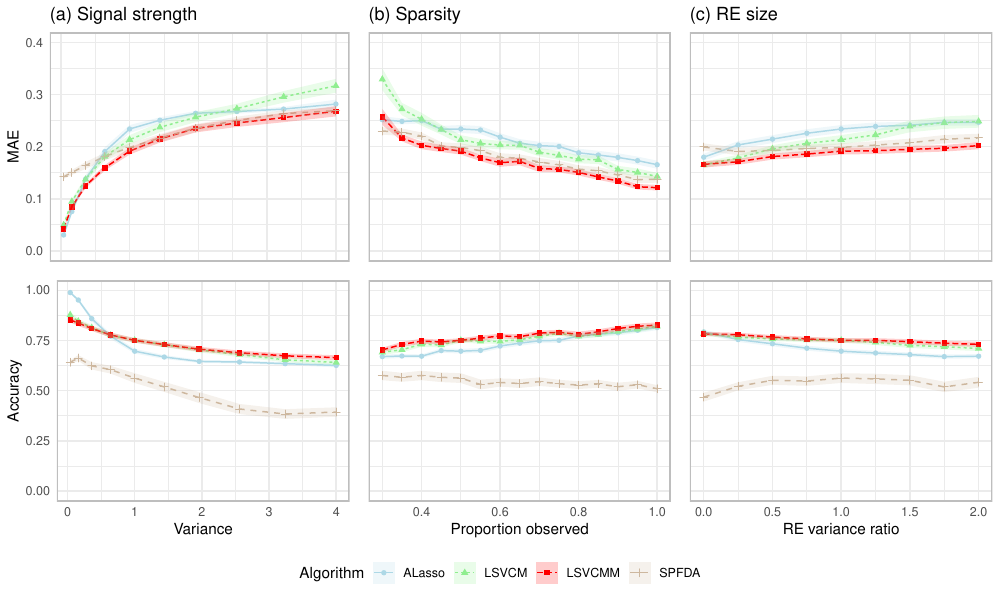

The script that saved this image:
library(ggplot2)
library(dplyr)
library(magrittr)

experiments = list(
  snr=list(
    dir="snr",
    name="(a) Signal strength",
    xvar="observation_variance",
    xname="Variance",
    col=1,
    transform="none",
    ref=1.
  ),
  sparse=list(
    dir="missing",
    name="(b) Sparsity",
    xvar="prop_observed",
    xname="Proportion observed",
    col=2,
    transform="none",
    ref=0.5
  ),
  # cov=list(
  #   dir="ar1",
  #   name="(c) Cov. misspecification",
  #   xvar="random_effect_ar1_correlation",
  #   xname="RE AR(1) correlation",
  #   col=3,
  #   transform="none",
  #   ref=1.
  # ),
  re=list(
    dir="re_ratio",
    name="(c) RE size",
    xvar="random_effect_variance_ratio",
    xname="RE variance ratio",
    col=3,
    transform="sqrt",
    ref=1.
  )
)

gs = list()
colors = c(
  "LSVCMM"="red",
  "ALasso"="lightblue",
  "LSVCM"="lightgreen",
  "SPFDA"="bisque3"
)

display_names = c(
  "LSVCMM"="LSVCMM",
  "LSVCMM.Cross-sectional"="ALasso",
  "LSVCMM.Independent"="LSVCM",
  "SPFDA"="SPFDA"
)

for(exp in experiments){
  estimates = read.csv(paste0("experiment_", exp$dir, "/results/estimates.csv"))
  estimation_errors = read.csv(paste0("experiment_", exp$dir, "/results/estimation_errors.csv"))
  classifications = read.csv(paste0("experiment_", exp$dir, "/results/classifications.csv"))
  parameters = read.csv(paste0("experiment_", exp$dir, "/results/parameters.csv"))

  # patch names
  parameters$algorithm = display_names[parameters$algorithm]

  estimates %<>% left_join(parameters, by="job.id")
  estimation_errors %<>% left_join(parameters, by="job.id")
  classifications %<>% left_join(parameters, by="job.id")

  gby1 = c("algorithm", "seed", exp$xvar)
  gby2 = c("algorithm", exp$xvar)

  # MAE
  df = estimation_errors %>%
    group_by(across(all_of(gby1))) %>%
    summarise(mae=mean(abs(group_difference))) %>%
    group_by(across(all_of(gby2))) %>%
    summarise(
      mean=mean(mae, na.rm=T), sd=sd(mae, na.rm=T), se=sd(mae, na.rm=T)/sqrt(n())
    )
  g = ggplot() +
    theme_minimal() +
    # geom_vline(xintercept=exp$ref, linetype="dashed", color="grey") +
    geom_line(
      data=df,
      mapping=aes(x=!!sym(exp$xvar), y=mean, color=algorithm, linetype=algorithm),
    ) +
    geom_point(
      data=df,
      mapping=aes(x=!!sym(exp$xvar), y=mean, color=algorithm, shape=algorithm),
    ) +
    geom_ribbon(
      data=df,
      mapping=aes(x=!!sym(exp$xvar), ymin=mean-se, ymax=mean+se, fill=algorithm),
      alpha=0.2
    ) +
    xlab(exp$xname) + ylab("MAE") +
    labs(color="Algorithm", linetype="Algorithm", shape="Algorithm", fill="Algorithm") +
    theme(
      legend.position="none",
      text=element_text(family="Helvetica"),
      axis.text.x=element_blank(),
      axis.ticks.x=element_blank(),
      axis.title.x=element_blank(),
      panel.border = element_rect(colour = "grey", fill=NA, size=1),
    ) +
    scale_fill_manual(values=colors, aesthetics=c("fill", "color")) +
    ggtitle(exp$name) +
    ylim(0, 0.4)
  if(exp$col>1) g = g + theme(
    axis.text.y=element_blank(),
    axis.ticks.y=element_blank(),
    axis.title.y=element_blank()
  )
  gs[[paste0(exp$dir, "mae")]] = g


  # Classification metrics

  dfall = classifications %>%
    group_by(across(all_of(gby1))) %>%
    summarise(
      tn=sum(group_difference=="TN"),
      fp=sum(group_difference=="FP"),
      fn=sum(group_difference=="FN"),
      tp=sum(group_difference=="TP")
    ) %>%
    mutate(
      ppv=(tp+fp)/(tp+tn+fp+fn),
      acc=(tp+tn)/(tp+tn+fp+fn),
      fdr=fp/pmax(tp+fp, 1),
      tpr=tp/pmax(tp+fn, 1),
    )

  # accuracy
  df = dfall %>%
    group_by(across(all_of(gby2))) %>%
    summarise(
      mean=mean(acc), sd=sd(acc), se=sd(acc)/sqrt(n())
    )
  g = ggplot() +
    theme_minimal() +
    # geom_vline(xintercept=exp$ref, linetype="dashed", color="grey") +
    geom_line(
      data=df,
      mapping=aes(x=!!sym(exp$xvar), y=mean, color=algorithm, linetype=algorithm),
    ) +
    geom_point(
      data=df,
      mapping=aes(x=!!sym(exp$xvar), y=mean, color=algorithm, shape=algorithm),
    ) +
    geom_ribbon(
      data=df,
      mapping=aes(x=!!sym(exp$xvar), ymin=mean-se, ymax=mean+se, fill=algorithm),
      alpha=0.2
    ) +
    xlab(exp$xname) + ylab("Accuracy") +
    scale_fill_manual(values=colors, aesthetics=c("fill", "color")) +
    theme(
      legend.position="none",
      text=element_text(family="Helvetica"),
      panel.border = element_rect(colour = "grey", fill=NA, size=1),
    ) +
    labs(color="Algorithm", linetype="Algorithm", shape="Algorithm", fill="Algorithm") +
    ylim(0., 1)
  if(exp$col>1) g = g + theme(
    axis.text.y=element_blank(),
    axis.ticks.y=element_blank(),
    axis.title.y=element_blank()
  )
  gs[[paste0(exp$dir, "acc")]] = g

}

gtmp = ggplot() +
  theme_minimal() +
  geom_line(
    data=df,
    mapping=aes(x=!!sym(exp$xvar), y=mean, color=algorithm, linetype=algorithm),
  ) +
  geom_point(
    data=df,
    mapping=aes(x=!!sym(exp$xvar), y=mean, color=algorithm, shape=algorithm),
  ) +
  geom_ribbon(
    data=df,
    mapping=aes(x=!!sym(exp$xvar), ymin=mean-se, ymax=mean+se, fill=algorithm),
    alpha=0.2
  ) +
  scale_fill_manual(values=colors, aesthetics=c("fill", "color")) +
  xlab(exp$xname) + ylab("FDR") +
  labs(color="Algorithm", linetype="Algorithm", shape="Algorithm", fill="Algorithm") +
  theme(legend.direction="horizontal")
glegend = cowplot::get_legend(gtmp)
glegend = ggpubr::as_ggplot(glegend)

g = cowplot::plot_grid(
  plotlist=gs,
  ncol=length(experiments), nrow=2,
  byrow=F,
  align="none", axis="tblr",
  rel_widths=c(1, rep(0.9, length(experiments)-1)),
  rel_heights=c(1, 1)
)


gg = cowplot::plot_grid(g, glegend, ncol=1, nrow=2, rel_heights=c(10, 1))

ggsave(paste0("./sim_block.pdf"), gg, width=length(experiments)*3+1, height=6)

